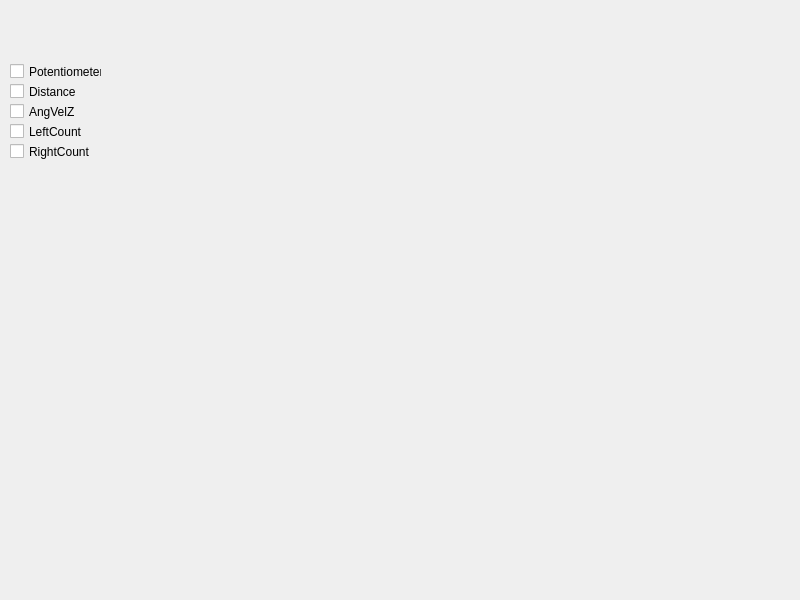
<?xml version="1.0" encoding="UTF-8"?>
<ui version="4.0">
 <class>Widget</class>
 <widget class="QWidget" name="Widget">
  <property name="geometry">
   <rect>
    <x>0</x>
    <y>0</y>
    <width>800</width>
    <height>600</height>
   </rect>
  </property>
  <property name="windowTitle">
   <string>Widget</string>
  </property>
  <widget class="QCheckBox" name="checkBox_Potentiometer">
   <property name="geometry">
    <rect>
     <x>10</x>
     <y>60</y>
     <width>92</width>
     <height>23</height>
    </rect>
   </property>
   <property name="text">
    <string>Potentiometer</string>
   </property>
  </widget>
  <widget class="QCheckBox" name="checkBox_Distance">
   <property name="geometry">
    <rect>
     <x>10</x>
     <y>80</y>
     <width>92</width>
     <height>23</height>
    </rect>
   </property>
   <property name="text">
    <string>Distance</string>
   </property>
  </widget>
  <widget class="QCheckBox" name="checkBox_Wz">
   <property name="geometry">
    <rect>
     <x>10</x>
     <y>100</y>
     <width>92</width>
     <height>23</height>
    </rect>
   </property>
   <property name="text">
    <string>AngVelZ</string>
   </property>
  </widget>
  <widget class="QCheckBox" name="checkBox_LeftCount">
   <property name="geometry">
    <rect>
     <x>10</x>
     <y>120</y>
     <width>92</width>
     <height>23</height>
    </rect>
   </property>
   <property name="text">
    <string>LeftCount</string>
   </property>
  </widget>
  <widget class="QCheckBox" name="checkBox_RightCount">
   <property name="geometry">
    <rect>
     <x>10</x>
     <y>140</y>
     <width>92</width>
     <height>23</height>
    </rect>
   </property>
   <property name="text">
    <string>RightCount</string>
   </property>
  </widget>
  <widget class="PlotWidget" name="rccPlotter" native="true">
   <property name="geometry">
    <rect>
     <x>129</x>
     <y>19</y>
     <width>651</width>
     <height>561</height>
    </rect>
   </property>
  </widget>
 </widget>
 <customwidgets>
  <customwidget>
   <class>PlotWidget</class>
   <extends>QWidget</extends>
   <header>pyqtgraph</header>
   <container>1</container>
  </customwidget>
 </customwidgets>
 <resources/>
 <connections/>
</ui>
